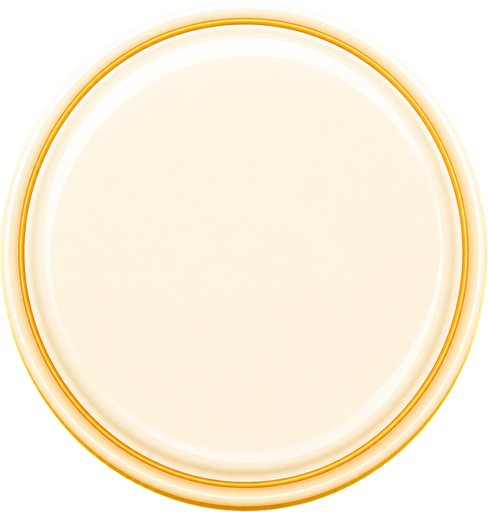
#> input picture game/assets/ui/c_bubble.png, 488 x 512 px; its folder holds 4 pictures in this run
$ python make_minigame_assets.py
#> lines starting #> are read from the running program, lines starting #| are printed output that depends on the picture
"""小游戏资源包：把 assets/ 转成体积更小的格式，输出到 minigame/assets_src/。
用法：python -I tools/make_minigame_assets.py   （需要 numpy、PIL(WebP)、ffmpeg）
- 图片：精灵和 UI -> 无损 WebP（像素与原图完全一致，比 PNG 小约三成）；背景和地板 JPG 原样拷贝（不再二次压缩）；音乐 -> 单声道 64k mp3；音效 -> 自己的合成音/wav -> 单声道 96k mp3（不使用 assets/sfx_ref）
- 字体 Lilita One（SIL OFL）从 Google Fonts 仓库下载
"""
import glob, os, random, runpy, shutil, subprocess, sys, tempfile, urllib.request
import numpy as np
from PIL import Image

ROOT = os.path.normpath(os.path.join(os.path.dirname(os.path.abspath(__file__)), '..'))
A = os.path.join(ROOT, 'assets')
OUT = os.path.join(ROOT, 'minigame', 'assets_src')
SR = 44100


def rel(p):
    return os.path.relpath(p, A)


def to_webp(src, q, psnr_list=None):
#> called with src = 'game/assets/ui/c_bubble.png'
    dst = os.path.join(OUT, os.path.splitext(rel(src))[0] + '.webp')
    os.makedirs(os.path.dirname(dst), exist_ok=True)
    im = Image.open(src)
#> im is the input picture: PIL image 488x512 RGBA; mean R, G, B, A 199, 187.9, 163.9, 199.3
    im = im.convert('RGBA') if (im.mode in ('RGBA', 'LA', 'P') or 'transparency' in im.info) else im.convert('RGB')
    if q is None:   # 无损：制作人要求打包不损失画质（有损 WebP 实测最低只有 28 dB）
        im.save(dst, 'WEBP', lossless=True, quality=100, method=4, exact=True)
    else:
        im.save(dst, 'WEBP', quality=q, method=6, exact=False)
    return dst


# [9 lines left out: function psnr, not called in this run]


def images():
    sets = [
        (sorted(glob.glob(f'{A}/sprites/*.png')), None),
        (sorted(glob.glob(f'{A}/ui/*.png')), None),
    ]
    for f in sorted(glob.glob(f'{A}/bg_*_v.jpg') + glob.glob(f'{A}/floor_*.jpg')):   # JPG 原样拷贝
        shutil.copy(f, os.path.join(OUT, os.path.basename(f)))
        stale = os.path.join(OUT, os.path.splitext(os.path.basename(f))[0] + '.webp')
        if os.path.exists(stale): os.remove(stale)
    jobs = [(f, q) for files, q in sets for f in files]
    from multiprocessing import Pool
    with Pool(12) as pool:   # 并行：本机常被其它进程占满 CPU，多进程抢到更多份额
        dsts = pool.starmap(to_webp, jobs)
#> call 2 of to_webp, with src = 'game/assets/ui/c_gear.png'
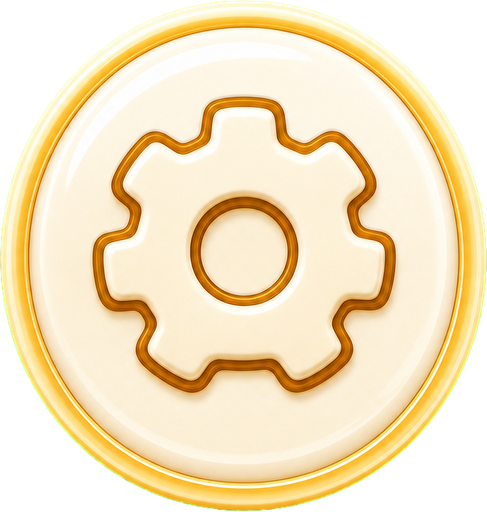
#> input picture game/assets/ui/c_gear.png, 487 x 512 px
#> in to_webp, im is the input picture: PIL image 487x512 RGBA; mean R, G, B, A 192.3, 175.9, 138.8, 198.9
#> call 3 of to_webp, with src = 'game/assets/ui/c_hud.png'
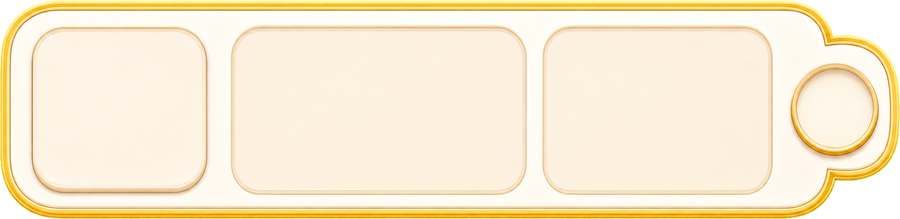
#> input picture game/assets/ui/c_hud.png, 900 x 219 px
#> in to_webp, im is the input picture: PIL image 900x219 RGBA; mean R, G, B, A 240.3, 226.6, 197.7, 242.9
#> call 4 of to_webp, with src = 'game/assets/ui/c_panel.png'
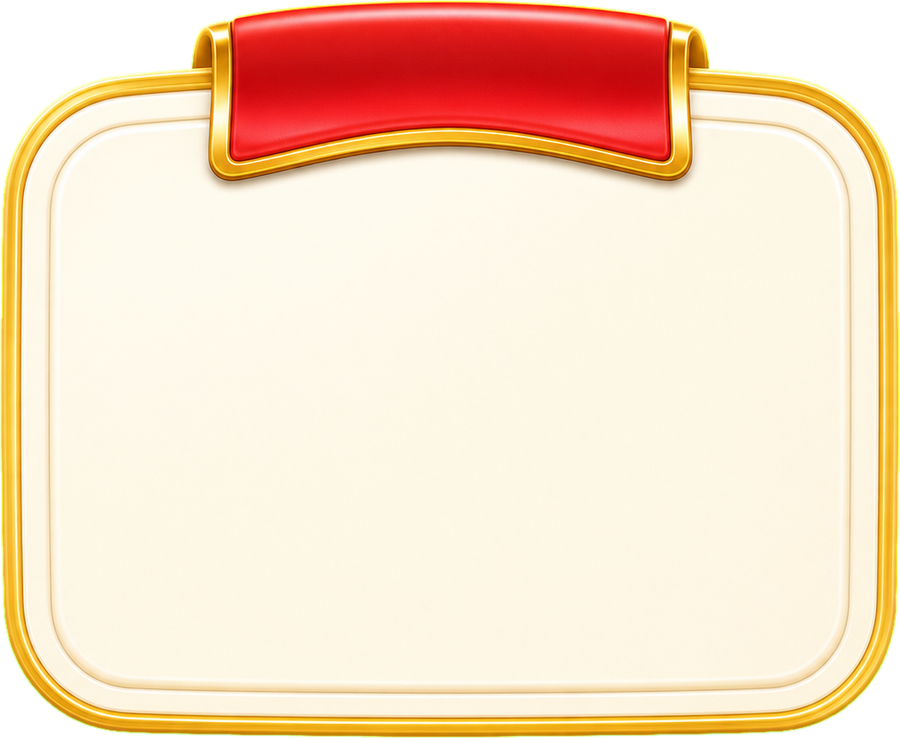
#> input picture game/assets/ui/c_panel.png, 900 x 738 px
#> in to_webp, im is the input picture: PIL image 900x738 RGBA; mean R, G, B, A 229.1, 203.5, 176.8, 234.5
    pairs = [(f, d, q) for (f, q), d in zip(jobs, dsts)]
    for sub in ('sprites',):
        shutil.copy(f'{A}/{sub}/manifest.json', os.path.join(OUT, sub, 'manifest.json'))
    for sub in ('ui',):   # 非图片的 ui 配置原样带上
        for j in glob.glob(f'{A}/{sub}/*.json'):
            shutil.copy(j, os.path.join(OUT, sub, os.path.basename(j)))
    random.seed(1)
    sample = [p for p in pairs if '/sprites/' in p[0]]
#> (the run stopped early here; a loop or call above may not have finished)
